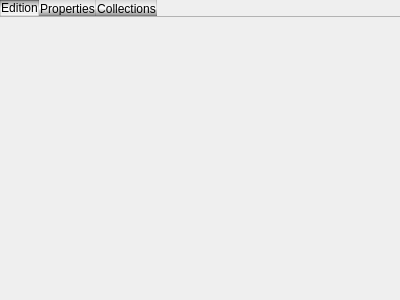
<?xml version="1.0" encoding="UTF-8"?>
<ui version="4.0">
 <class>PagePropertiesEditor</class>
 <widget class="QWidget" name="PagePropertiesEditor">
  <property name="geometry">
   <rect>
    <x>0</x>
    <y>0</y>
    <width>400</width>
    <height>300</height>
   </rect>
  </property>
  <property name="windowTitle">
   <string>Form</string>
  </property>
  <property name="styleSheet">
   <string notr="true">QTabWidget {
	border : none;
}

QTabWidget::pane {
	border: none;
	border-top : 1px solid rgba(0,0,0,64);
}

QTabBar {
	background-color: qlineargradient(spread:pad, x1:0, y1:0, x2:0, y2:1, stop:0 rgba(215, 215, 215, 255), stop:0.5 rgba(255, 255, 255, 255), stop:0.685484 rgba(210, 210, 210, 255), stop:1 rgba(140, 140, 140, 255));
}

QTabWidget::tab-bar {
	width: 10000px; /* #@TODO This sucks. But without it, no white background. Better way ? */
	subcontrol-position : top left;
	subcontrol-origin : top left;
}

QTabBar::tab {
	background-color: qlineargradient(spread:pad, x1:0, y1:0, x2:0, y2:1, stop:0 rgba(215, 215, 215, 255), stop:0.5 rgba(255, 255, 255, 255), stop:0.685484 rgba(210, 210, 210, 255), stop:1 rgba(140, 140, 140, 255));
	padding : .125em .5em;
	border : 1px solid transparent;
	border-right : 1px solid rgba(0,0,0,32);
	border-bottom : 1px solid rgba(0,0,0,32);
	font-size : 9pt;
}

QTabBar::tab:first {
border-left : 1px solid rgba(0,0,0,32);
}

QTabBar::tab:selected {
background-color : qlineargradient(spread:pad, x1:0, y1:1, x2:0, y2:0, stop:0 rgba(255, 255, 255, 255), stop:0.165323 rgba(239, 239, 239, 255), stop:0.5 rgba(255, 255, 255, 255), stop:0.903226 rgba(167, 167, 167, 255), stop:1 rgba(80, 80, 80, 255))
}</string>
  </property>
  <layout class="QHBoxLayout" name="horizontalLayout">
   <property name="margin">
    <number>0</number>
   </property>
   <item>
    <widget class="QTabWidget" name="tabWidget">
     <property name="sizePolicy">
      <sizepolicy hsizetype="Preferred" vsizetype="Preferred">
       <horstretch>0</horstretch>
       <verstretch>0</verstretch>
      </sizepolicy>
     </property>
     <property name="minimumSize">
      <size>
       <width>200</width>
       <height>0</height>
      </size>
     </property>
     <property name="currentIndex">
      <number>0</number>
     </property>
     <widget class="QWidget" name="tab_3">
      <attribute name="title">
       <string>Edition</string>
      </attribute>
     </widget>
     <widget class="QWidget" name="tab">
      <attribute name="title">
       <string>Properties</string>
      </attribute>
     </widget>
     <widget class="QWidget" name="tab_2">
      <attribute name="title">
       <string>Collections</string>
      </attribute>
     </widget>
    </widget>
   </item>
  </layout>
 </widget>
 <resources/>
 <connections/>
</ui>
